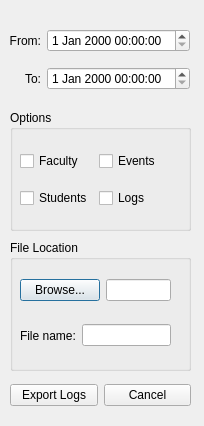
<?xml version="1.0" encoding="UTF-8"?>
<ui version="4.0">
 <class>SaveLogsView</class>
 <widget class="QDialog" name="SaveLogsView">
  <property name="geometry">
   <rect>
    <x>0</x>
    <y>0</y>
    <width>204</width>
    <height>426</height>
   </rect>
  </property>
  <property name="windowTitle">
   <string>Save Logs</string>
  </property>
  <widget class="QWidget" name="gridLayoutWidget">
   <property name="geometry">
    <rect>
     <x>9</x>
     <y>20</y>
     <width>181</width>
     <height>80</height>
    </rect>
   </property>
   <layout class="QGridLayout" name="gridLayout">
    <item row="1" column="1">
     <widget class="QDateTimeEdit" name="EndTimeEdit"/>
    </item>
    <item row="0" column="1">
     <widget class="QDateTimeEdit" name="StartTimeEdit"/>
    </item>
    <item row="0" column="0">
     <widget class="QLabel" name="label">
      <property name="text">
       <string>From:</string>
      </property>
      <property name="alignment">
       <set>Qt::AlignRight|Qt::AlignTrailing|Qt::AlignVCenter</set>
      </property>
     </widget>
    </item>
    <item row="1" column="0">
     <widget class="QLabel" name="label_2">
      <property name="text">
       <string>To:</string>
      </property>
      <property name="alignment">
       <set>Qt::AlignRight|Qt::AlignTrailing|Qt::AlignVCenter</set>
      </property>
     </widget>
    </item>
   </layout>
  </widget>
  <widget class="QGroupBox" name="groupBox">
   <property name="geometry">
    <rect>
     <x>10</x>
     <y>110</y>
     <width>181</width>
     <height>121</height>
    </rect>
   </property>
   <property name="title">
    <string>Options</string>
   </property>
   <widget class="QWidget" name="gridLayoutWidget_2">
    <property name="geometry">
     <rect>
      <x>10</x>
      <y>30</y>
      <width>151</width>
      <height>80</height>
     </rect>
    </property>
    <layout class="QGridLayout" name="gridLayout_2">
     <item row="1" column="0">
      <widget class="QCheckBox" name="StudentsCheckBox">
       <property name="text">
        <string>Students</string>
       </property>
      </widget>
     </item>
     <item row="0" column="0">
      <widget class="QCheckBox" name="FacultyCheckBox">
       <property name="text">
        <string>Faculty</string>
       </property>
      </widget>
     </item>
     <item row="0" column="1">
      <widget class="QCheckBox" name="EventsCheckBox">
       <property name="text">
        <string>Events</string>
       </property>
      </widget>
     </item>
     <item row="1" column="1">
      <widget class="QCheckBox" name="LogsCheckBox">
       <property name="text">
        <string>Logs</string>
       </property>
      </widget>
     </item>
    </layout>
   </widget>
  </widget>
  <widget class="QGroupBox" name="groupBox_2">
   <property name="geometry">
    <rect>
     <x>10</x>
     <y>240</y>
     <width>181</width>
     <height>131</height>
    </rect>
   </property>
   <property name="title">
    <string>File Location</string>
   </property>
   <widget class="QWidget" name="horizontalLayoutWidget">
    <property name="geometry">
     <rect>
      <x>10</x>
      <y>30</y>
      <width>151</width>
      <height>41</height>
     </rect>
    </property>
    <layout class="QHBoxLayout" name="horizontalLayout">
     <item>
      <widget class="QPushButton" name="DirectoryButton">
       <property name="text">
        <string>Browse...</string>
       </property>
      </widget>
     </item>
     <item>
      <widget class="QLineEdit" name="FileLocationLineEdit"/>
     </item>
    </layout>
   </widget>
   <widget class="QWidget" name="horizontalLayoutWidget_2">
    <property name="geometry">
     <rect>
      <x>10</x>
      <y>80</y>
      <width>151</width>
      <height>31</height>
     </rect>
    </property>
    <layout class="QHBoxLayout" name="horizontalLayout_2">
     <item>
      <widget class="QLabel" name="label_3">
       <property name="text">
        <string>File name:</string>
       </property>
      </widget>
     </item>
     <item>
      <widget class="QLineEdit" name="FileNameLineEdit"/>
     </item>
    </layout>
   </widget>
  </widget>
  <widget class="QWidget" name="horizontalLayoutWidget_3">
   <property name="geometry">
    <rect>
     <x>10</x>
     <y>380</y>
     <width>181</width>
     <height>31</height>
    </rect>
   </property>
   <layout class="QHBoxLayout" name="horizontalLayout_3">
    <item>
     <widget class="QPushButton" name="SaveButton">
      <property name="text">
       <string>Export Logs</string>
      </property>
     </widget>
    </item>
    <item>
     <widget class="QPushButton" name="CancelButton">
      <property name="text">
       <string>Cancel</string>
      </property>
     </widget>
    </item>
   </layout>
  </widget>
 </widget>
 <resources/>
 <connections/>
</ui>
